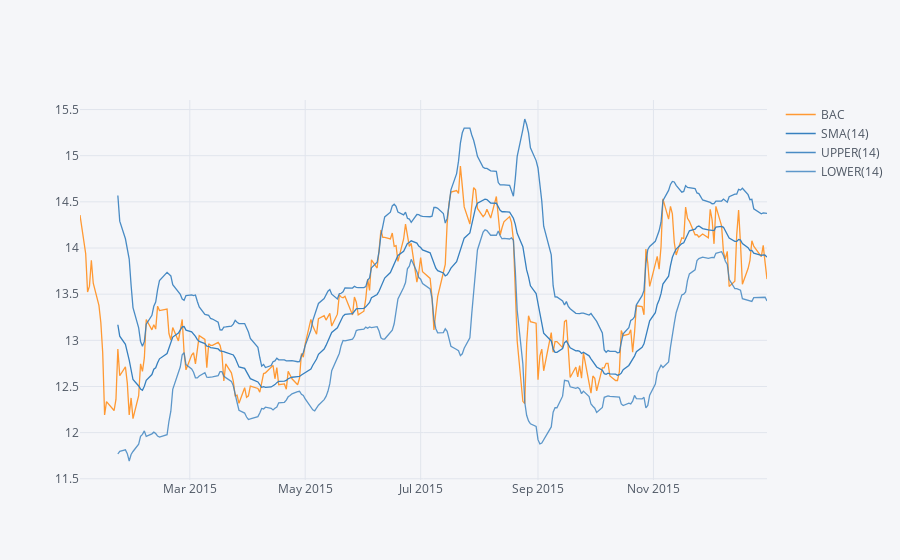

Here is the notebook cell this chart was saved with:
### Markdown cell above
**Use .ta_plot(study='boll') to create a Bollinger Band Plot for Bank of America for the year 2015.**

### Code cell
BAC['Close'].loc['2015-01-01':'2016-01-01'].ta_plot(study='boll')
plt.show()

### Figure 1 — Plotly figure (JSON) as saved in the notebook; plotly's stock layout.template omitted (floating-point values rounded to 4 significant figures; data arrays with more than 128 entries replaced by an {"elided": "..."} marker saying what was removed)
{"data": [{"line": {"color": "rgba(255, 153, 51, 1.0)", "dash": "solid", "shape": "linear", "width": 1.3}, "mode": "lines", "name": "BAC", "text": "", "type": "scatter", "x": {"elided": "252 str values"}, "y": {"elided": "252 float values"}}, {"line": {"color": "rgba(55, 128, 191, 1.0)", "dash": "solid", "shape": "linear", "width": 1.3}, "mode": "lines", "name": "SMA(14)", "text": "", "type": "scatter", "x": {"elided": "252 str values"}, "y": {"elided": "252 mixed values"}}, {"line": {"color": "rgba(55, 128, 191, 0.8999999999999999)", "dash": "solid", "shape": "linear", "width": 1.3}, "mode": "lines", "name": "UPPER(14)", "text": "", "type": "scatter", "x": {"elided": "252 str values"}, "y": {"elided": "252 mixed values"}}, {"line": {"color": "rgba(55, 128, 191, 0.7999999999999998)", "dash": "solid", "shape": "linear", "width": 1.3}, "mode": "lines", "name": "LOWER(14)", "text": "", "type": "scatter", "x": {"elided": "252 str values"}, "y": {"elided": "252 mixed values"}}], "layout": {"autosize": true, "legend": {"bgcolor": "#F5F6F9", "font": {"color": "#4D5663"}}, "paper_bgcolor": "#F5F6F9", "plot_bgcolor": "#F5F6F9", "title": {"font": {"color": "#4D5663"}}, "xaxis": {"autorange": true, "gridcolor": "#E1E5ED", "range": ["2015-01-02", "2015-12-31"], "showgrid": true, "tickfont": {"color": "#4D5663"}, "title": {"font": {"color": "#4D5663"}, "text": ""}, "type": "date", "zerolinecolor": "#E1E5ED"}, "yaxis": {"autorange": true, "gridcolor": "#E1E5ED", "range": [11.49, 15.6], "showgrid": true, "tickfont": {"color": "#4D5663"}, "title": {"font": {"color": "#4D5663"}, "text": ""}, "type": "linear", "zerolinecolor": "#E1E5ED"}}}
